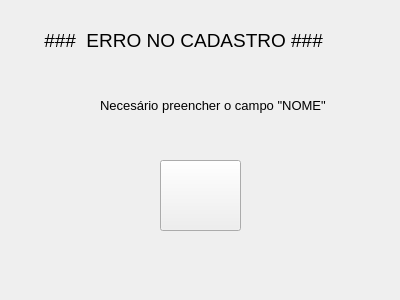
<?xml version="1.0" encoding="UTF-8"?>
<ui version="4.0">
 <class>Form</class>
 <widget class="QWidget" name="Form">
  <property name="geometry">
   <rect>
    <x>0</x>
    <y>0</y>
    <width>400</width>
    <height>300</height>
   </rect>
  </property>
  <property name="windowTitle">
   <string>Form</string>
  </property>
  <widget class="QLabel" name="label">
   <property name="geometry">
    <rect>
     <x>-40</x>
     <y>20</y>
     <width>391</width>
     <height>41</height>
    </rect>
   </property>
   <property name="palette">
    <palette>
     <active>
      <colorrole role="WindowText">
       <brush brushstyle="SolidPattern">
        <color alpha="255">
         <red>0</red>
         <green>0</green>
         <blue>0</blue>
        </color>
       </brush>
      </colorrole>
      <colorrole role="Dark">
       <brush brushstyle="SolidPattern">
        <color alpha="255">
         <red>255</red>
         <green>0</green>
         <blue>0</blue>
        </color>
       </brush>
      </colorrole>
      <colorrole role="Text">
       <brush brushstyle="SolidPattern">
        <color alpha="255">
         <red>255</red>
         <green>0</green>
         <blue>0</blue>
        </color>
       </brush>
      </colorrole>
      <colorrole role="ButtonText">
       <brush brushstyle="SolidPattern">
        <color alpha="255">
         <red>0</red>
         <green>0</green>
         <blue>0</blue>
        </color>
       </brush>
      </colorrole>
     </active>
     <inactive>
      <colorrole role="WindowText">
       <brush brushstyle="SolidPattern">
        <color alpha="255">
         <red>0</red>
         <green>0</green>
         <blue>0</blue>
        </color>
       </brush>
      </colorrole>
      <colorrole role="Dark">
       <brush brushstyle="SolidPattern">
        <color alpha="255">
         <red>255</red>
         <green>0</green>
         <blue>0</blue>
        </color>
       </brush>
      </colorrole>
      <colorrole role="Text">
       <brush brushstyle="SolidPattern">
        <color alpha="255">
         <red>255</red>
         <green>0</green>
         <blue>0</blue>
        </color>
       </brush>
      </colorrole>
      <colorrole role="ButtonText">
       <brush brushstyle="SolidPattern">
        <color alpha="255">
         <red>0</red>
         <green>0</green>
         <blue>0</blue>
        </color>
       </brush>
      </colorrole>
     </inactive>
     <disabled>
      <colorrole role="WindowText">
       <brush brushstyle="SolidPattern">
        <color alpha="255">
         <red>255</red>
         <green>0</green>
         <blue>0</blue>
        </color>
       </brush>
      </colorrole>
      <colorrole role="Dark">
       <brush brushstyle="SolidPattern">
        <color alpha="255">
         <red>255</red>
         <green>0</green>
         <blue>0</blue>
        </color>
       </brush>
      </colorrole>
      <colorrole role="Text">
       <brush brushstyle="SolidPattern">
        <color alpha="255">
         <red>255</red>
         <green>0</green>
         <blue>0</blue>
        </color>
       </brush>
      </colorrole>
      <colorrole role="ButtonText">
       <brush brushstyle="SolidPattern">
        <color alpha="255">
         <red>255</red>
         <green>0</green>
         <blue>0</blue>
        </color>
       </brush>
      </colorrole>
     </disabled>
    </palette>
   </property>
   <property name="font">
    <font>
     <pointsize>14</pointsize>
    </font>
   </property>
   <property name="text">
    <string>                ###  ERRO NO CADASTRO ###</string>
   </property>
  </widget>
  <widget class="QLabel" name="label_2">
   <property name="geometry">
    <rect>
     <x>100</x>
     <y>90</y>
     <width>301</width>
     <height>31</height>
    </rect>
   </property>
   <property name="font">
    <font>
     <pointsize>10</pointsize>
    </font>
   </property>
   <property name="text">
    <string>Necesário preencher o campo &quot;NOME&quot;</string>
   </property>
  </widget>
  <widget class="QPushButton" name="pushButton">
   <property name="geometry">
    <rect>
     <x>160</x>
     <y>160</y>
     <width>81</width>
     <height>71</height>
    </rect>
   </property>
   <property name="text">
    <string/>
   </property>
  </widget>
  <widget class="QLabel" name="label_3">
   <property name="geometry">
    <rect>
     <x>176</x>
     <y>170</y>
     <width>51</width>
     <height>41</height>
    </rect>
   </property>
   <property name="styleSheet">
    <string notr="true">image:url(:/icon_erroCadastro/icons/retornar.png)i</string>
   </property>
   <property name="text">
    <string/>
   </property>
  </widget>
 </widget>
 <resources>
  <include location="icon_erroCadastro.qrc"/>
 </resources>
 <connections/>
</ui>
